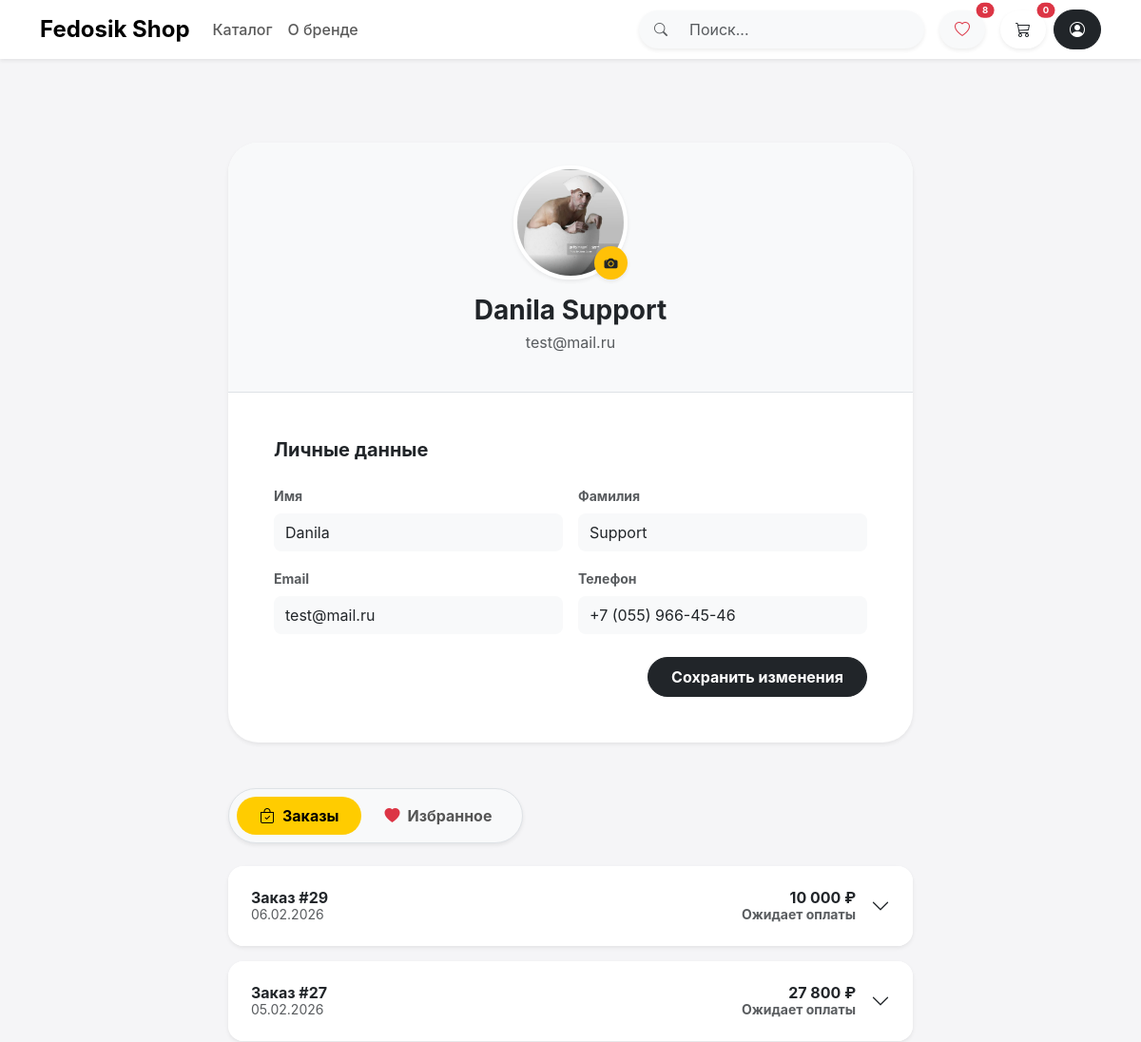
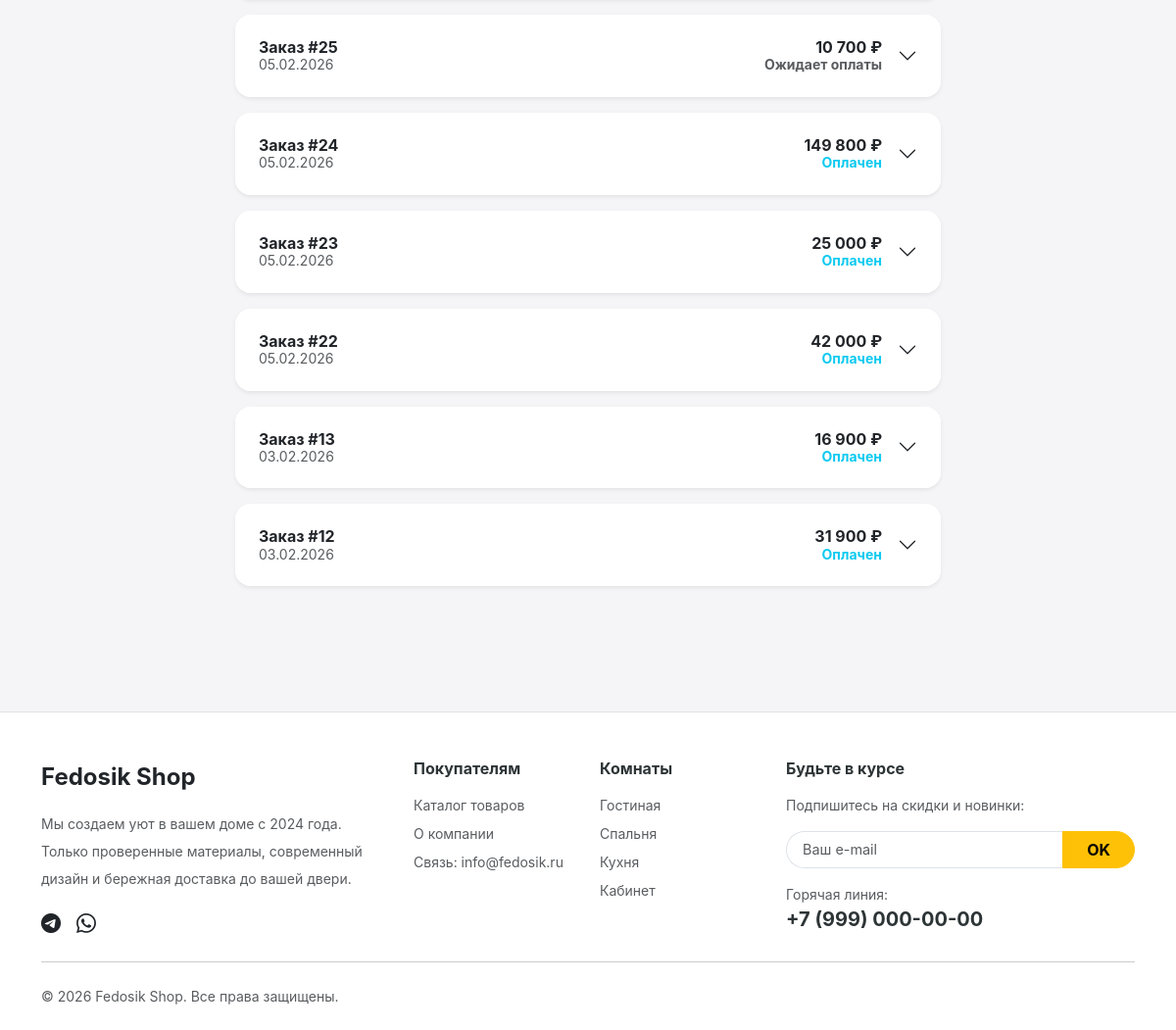
The app's page /profile.php (signed in) with its own data (2 pictures, top to bottom).
### tables this page shows
CREATE TABLE `settings` (
  `key` varchar(50) NOT NULL,
  `value` text,
  `description` varchar(255) DEFAULT NULL
);

CREATE TABLE `users` (
  `id` int NOT NULL,
  `email` varchar(100) NOT NULL,
  `password` varchar(255) NOT NULL,
  `role` enum('user','admin') DEFAULT 'user',
  `created_at` timestamp NULL DEFAULT CURRENT_TIMESTAMP,
  `avatar` varchar(255) DEFAULT NULL,
  `surname` varchar(255) DEFAULT '',
  `phone` varchar(20) DEFAULT '',
  `name` varchar(255) DEFAULT ''
);

CREATE TABLE `orders` (
  `id` int NOT NULL,
  `user_id` int NOT NULL,
  `total_price` decimal(10,2) NOT NULL,
  `address` text,
  `status` enum('new','paid','delivered','cancelled') DEFAULT 'new',
  `created_at` timestamp NULL DEFAULT CURRENT_TIMESTAMP
);

### profile.php (the view, shortened to what this page needs)
<?php
require 'includes/db.php';
$user_id = $_SESSION['user_id'];
require 'includes/header.php';
$stmt = $pdo->prepare("SELECT * FROM users WHERE id = ?");
$stmt->execute([$user_id]);
$user = $stmt->fetch();
function getAvatar($user) {
    if (!empty($user['avatar']) && file_exists('uploads/avatars/' . $user['avatar'])) {
    return '<img src="uploads/avatars/' . htmlspecialchars($user['avatar']) . '"
                 class="w-100 h-100"
                 style="object-fit: cover;"
                 onerror="this.style.display=\'none\'; this.parentElement.innerHTML=\'<div class=\\\'d-flex align-items-center justify-content-center w-100 h-100 text-white fw-bold display-4\\\' style=\\\'background-color: #5865F2;\\\'>?</div>\'">';
    }
    $colors = ['#5865F2', '#EB459E', '#FEE75C', '#57F287', '#ED4245', '#9b59b6', '#3498db', '#1abc9c'];
    $colorIndex = $user['id'] % count($colors);
    $bgColor = $colors[$colorIndex];
    $u_name = !empty($user['name']) ? $user['name'] : ($user['login'] ?? 'U');
    $initial = mb_substr($u_name, 0, 1, "UTF-8");
    return '<div class="d-flex align-items-center justify-content-center w-100 h-100 text-white fw-bold display-4" style="background-color: '.$bgColor.';">'.strtoupper($initial).'</div>';
}
?>
<div class="container py-5">
    <div class="row justify-content-center">
        <div class="col-lg-8">
            <div class="card border-0 shadow-sm rounded-5 overflow-hidden">
                <div class="bg-light p-4 text-center border-bottom">
                    <div class="position-relative d-inline-block mb-3">
                        <div class="rounded-circle overflow-hidden shadow-sm border border-4 border-white position-relative"
                             style="width: 120px; height: 120px;">
                            <?= getAvatar($user) ?>
                        </div>
                        <label for="avatarUpload" class="position-absolute bottom-0 end-0 bg-warning text-dark rounded-circle p-2 shadow-sm"
                               style="cursor: pointer; width: 35px; height: 35px; display: flex; align-items: center; justify-content: center;">
                            <i class="bi bi-camera-fill small"></i>
                        </label>
                    </div>
                    <h3 class="fw-bold mb-1">
                        <?= htmlspecialchars($user['name'] ?? 'Пользователь') ?> <?= htmlspecialchars($user['surname'] ?? '') ?>
                    </h3>
                    <p class="text-muted"><?= htmlspecialchars($user['email']) ?></p>
                </div>
                <div class="card-body p-4 p-md-5">
                    <h5 class="fw-bold mb-4">Личные данные</h5>
                    <form action="" method="POST" enctype="multipart/form-data">
                        <div class="row g-3">
                            <div class="col-md-6">
                                <label class="form-label small fw-bold text-muted">Имя</label>
                                <input type="text" name="name" class="form-control rounded-3 py-2 bg-light border-0"
                                value="<?= htmlspecialchars($user['name'] ?? '') ?>" required>
                            </div>
                            <div class="col-md-6">
                                <label class="form-label small fw-bold text-muted">Фамилия</label>
                                <input type="text" name="surname" class="form-control rounded-3 py-2 bg-light border-0"
                                value="<?= htmlspecialchars($user['surname'] ?? '') ?>">
                            </div>
                            <div class="col-md-6">
                                <label class="form-label small fw-bold text-muted">Email</label>
                                <input type="email" name="email" class="form-control rounded-3 py-2 bg-light border-0"
                                       value="<?= htmlspecialchars($user['email']) ?>" required>
                            </div>
                            <div class="col-md-6">
                                <label class="form-label small fw-bold text-muted">Телефон</label>
                                <input type="tel" id="phoneInput" name="phone" class="form-control rounded-3 py-2 bg-light border-0"
                                       value="<?= htmlspecialchars($user['phone']) ?>" placeholder="+7">
                            </div>
                        </div>
                        <div class="d-flex justify-content-end mt-4">
                            <button type="submit" class="btn btn-dark rounded-pill px-4 py-2 fw-bold">
                                Сохранить изменения
                            </button>
                        </div>
                    </form>
                </div>
            </div>
           <ul class="nav nav-pills mt-5 mb-4 bg-light p-2 rounded-pill d-inline-flex border shadow-sm" id="profileTabs" role="tablist">
                <li class="nav-item">
                    <button class="nav-link active rounded-pill fw-bold px-4" data-bs-toggle="pill" data-bs-target="#tab-orders">
                        <i class="bi bi-bag-check me-2"></i>Заказы
                    </button>
                </li>
                <li class="nav-item">
                    <button class="nav-link rounded-pill fw-bold px-4" data-bs-toggle="pill" data-bs-target="#tab-wishlist">
                        <i class="bi bi-heart-fill me-2 text-danger"></i>Избранное
                    </button>
                </li>
            </ul>
<div class="tab-content">
<div class="tab-pane fade show active" id="tab-orders">
    <?php
    try {
        $stmt = $pdo->prepare("SELECT * FROM orders WHERE user_id = ? ORDER BY created_at DESC");
        $stmt->execute([$user_id]);
        $orders = $stmt->fetchAll();
    } catch (PDOException $e) { $orders = []; }
    ?>
    <?php if (empty($orders)): ?>
        <div class="text-center py-5 bg-white border shadow-sm rounded-4 text-muted">
            <i class="bi bi-bag-x display-4 d-block mb-3 opacity-25"></i>
            <p>У вас пока нет заказов</p>
            <a href="shop.php" class="btn btn-warning rounded-pill px-4 fw-bold">В магазин</a>
        </div>
    <?php else: ?>
        <div class="accordion accordion-flush" id="ordersAccordion">
            <?php foreach($orders as $order):
                $status = $order['status'] ?? 'new';
                $status_map = [
                    'new'        => ['text' => 'Ожидает оплаты', 'color' => 'text-muted',   'icon' => 'bi-clock', 'width' => '10%'],
                    'paid'       => ['text' => 'Оплачен',        'color' => 'text-info',    'icon' => 'bi-check-circle', 'width' => '35%'],
                    'processing' => ['text' => 'Собирается на складе', 'color' => 'text-primary', 'icon' => 'bi-box-seam-fill', 'width' => '65%'],
                    'delivered'  => ['text' => 'Доставлен',      'color' => 'text-success', 'icon' => 'bi-house-heart', 'width' => '100%'],
                    'cancelled'  => ['text' => 'Отменен',        'color' => 'text-danger',  'icon' => 'bi-x-circle', 'width' => '0%']
                ];
                $current = $status_map[$status] ?? $status_map['new'];
            ?>
                <div class="accordion-item border-0 mb-3 shadow-sm rounded-4 overflow-hidden">
                    <h2 class="accordion-header">
                        <button class="accordion-button collapsed p-4" type="button" data-bs-toggle="collapse" data-bs-target="#order-<?= $order['id'] ?>">
                            <div class="d-flex justify-content-between w-100 align-items-center me-3">
                                <div>
                                    <span class="fw-bold text-dark">Заказ #<?= $order['id'] ?></span>
                                    <div class="small text-muted"><?= date('d.m.Y', strtotime($order['created_at'])) ?></div>
                                </div>
                                <div class="text-end">
                                    <div class="fw-bold text-dark"><?= number_format((float)$order['total_price'], 0, '.', ' ') ?> ₽</div>
                                    <div class="small fw-bold <?= $current['color'] ?>">
                                        <?= $current['text'] ?>
                                    </div>
                                </div>
                            </div>
                        </button>
                    </h2>
                </div>
            <?php endforeach; ?>
        </div>
    <?php endif; ?>
</div>
</div>
</div>
</div>
</div>
<?php require 'includes/footer.php'; ?>

### includes/header.php (shortened to what this page needs)
<?php
$cart_count = isset($_SESSION['cart']) ? array_sum($_SESSION['cart']) : 0;
$user_wishlist = [];
if (isset($_SESSION['user_id'])) {
    $stmt = $pdo->prepare("SELECT product_id FROM wishlist WHERE user_id = ?");
    $stmt->execute([$_SESSION['user_id']]);
    $user_wishlist = $stmt->fetchAll(PDO::FETCH_COLUMN);
}
$settings_query = $pdo->query("SELECT * FROM settings")->fetchAll(PDO::FETCH_UNIQUE);
$site_name = $settings_query['site_name']['value'] ?? 'FurnitureShop';
?>
<!DOCTYPE html>
<html lang="ru">
<head>
    <link rel="stylesheet" href="assets/css/bootstrap-icons.min.css">
    <link rel="stylesheet" href="assets/css/bootstrap.min.css">
    <link rel="stylesheet" href="css/style.css">
</head>
<body>
<nav class="navbar navbar-expand-lg navbar-light bg-white shadow-sm sticky-top mb-4 py-2">
  <div class="container">
    <a class="navbar-brand fw-bold fs-4" href="index.php">
        <?= htmlspecialchars($site_name) ?>
    </a>
    <div class="collapse navbar-collapse" id="navbarNav">
      <ul class="navbar-nav me-auto mb-2 mb-lg-0 fw-medium">
        <li class="nav-item"><a class="nav-link" href="shop.php">Каталог</a></li>
        <li class="nav-item"><a class="nav-link" href="about.php">О бренде</a></li>
      </ul>
      <div class="d-flex flex-column flex-lg-row align-items-lg-center gap-2 mt-3 mt-lg-0">
        <div class="search-box-wrapper me-lg-2">
            <div class="search-box position-relative d-none d-lg-block" style="width: 300px;">
                <div class="input-group shadow-sm rounded-pill overflow-hidden bg-light border-0">
                    <span class="input-group-text bg-transparent border-0 ps-3"><i class="bi bi-search text-muted small"></i></span>
                    <input type="text" id="main-search" class="form-control bg-transparent border-0 py-2 shadow-none" placeholder="Поиск..." autocomplete="off">
                </div>
            </div>
        </div>
        <div class="dropdown">
            <button class="btn btn-light rounded-pill border-0 shadow-sm d-none d-lg-block px-3 py-2 position-relative"
                    data-bs-toggle="dropdown" type="button">
                <i class="bi bi-heart text-danger"></i>
                <span class="position-absolute top-0 start-100 translate-middle badge rounded-pill bg-danger wish-badge" style="font-size: 0.6rem;">
                    <?= isset($user_wishlist) ? count($user_wishlist) : 0 ?>
                </span>
            </button>
        </div>
        <div class="dropdown ms-lg-2">
            <button class="btn btn-outline-dark border-0 shadow-sm rounded-pill d-none d-lg-block px-3 py-2 position-relative"
                    data-bs-toggle="dropdown" type="button">
                <i class="bi bi-cart3"></i>
                <span class="position-absolute top-0 start-100 translate-middle badge rounded-pill bg-danger cart-badge" style="font-size: 0.6rem;">
                    <?= $cart_count ?? 0 ?>
                </span>
            </button>
        </div>
        <?php if (isset($_SESSION['user_id'])): ?>
            <div class="dropdown">
                <button class="btn btn-dark rounded-pill w-100 text-start text-lg-center px-3 py-2 dropdown-toggle no-caret" data-bs-toggle="dropdown">
                    <i class="bi bi-person-circle me-2 me-lg-0"></i> <span class="d-lg-none">Профиль</span>
                </button>
            </div>
        <?php else: ?>
            <a href="login.php" class="btn btn-primary rounded-pill px-4 w-100 mt-2 mt-lg-0 fw-bold">Войти</a>
        <?php endif; ?>
      </div>
    </div>
  </div>
</nav>
<main class="container py-3">

### includes/footer.php (shortened to what this page needs)
<?php
$settings_query = $pdo->query("SELECT * FROM settings")->fetchAll(PDO::FETCH_UNIQUE);
$site_name = $settings_query['site_name']['value'] ?? 'FedosikShop';
$phone = $settings_query['contact_phone']['value'] ?? '8 800 000-00-00';
$email = $settings_query['contact_email']['value'] ?? 'info@shop.ru';
?>
</main>
<footer class="bg-white border-top mt-5 pt-5 pb-4">
    <div class="container">
        <div class="row g-4">
            <div class="col-lg-4 col-md-6">
                <a class="navbar-brand fw-bold fs-4 text-dark mb-3 d-block" href="index.php">
                    <?= htmlspecialchars($site_name) ?>
                </a>
                <p class="text-muted small lh-lg">
                    Мы создаем уют в вашем доме с 2024 года. <br>
                    Только проверенные материалы, современный дизайн и бережная доставка до вашей двери.
                </p>
                <div class="d-flex gap-3 mt-3">
                    <a href="#" class="text-dark fs-5"><i class="bi bi-telegram"></i></a>
                    <a href="#" class="text-dark fs-5"><i class="bi bi-whatsapp"></i></a>
                </div>
            </div>
            <div class="col-lg-2 col-md-6 col-6">
                <h6 class="fw-bold mb-3">Покупателям</h6>
                <ul class="list-unstyled small">
                    <li class="mb-2"><a href="shop.php" class="text-muted text-decoration-none">Каталог товаров</a></li>
                    <li class="mb-2"><a href="about.php" class="text-muted text-decoration-none">О компании</a></li>
                    <li class="mb-2"><a href="#" class="text-muted text-decoration-none text-nowrap">Связь: <?= htmlspecialchars($email) ?></a></li>
                </ul>
            </div>
            <div class="col-lg-2 col-md-6 col-6">
                <h6 class="fw-bold mb-3">Комнаты</h6>
                <ul class="list-unstyled small">
                    <li class="mb-2"><a href="shop.php?room=Гостиная" class="text-muted text-decoration-none">Гостиная</a></li>
                    <li class="mb-2"><a href="shop.php?room=Спальня" class="text-muted text-decoration-none">Спальня</a></li>
                    <li class="mb-2"><a href="shop.php?room=Кухня" class="text-muted text-decoration-none">Кухня</a></li>
                    <li class="mb-2"><a href="shop.php?room=Офис" class="text-muted text-decoration-none">Кабинет</a></li>
                </ul>
            </div>
            <div class="col-lg-4 col-md-6">
                <h6 class="fw-bold mb-3">Будьте в курсе</h6>
                <p class="text-muted small mb-3">Подпишитесь на скидки и новинки:</p>
                <div class="input-group mb-3">
                    <input type="text" class="form-control border-end-0 rounded-start-pill ps-3" placeholder="Ваш e-mail" style="font-size: 0.9rem;">
                    <button class="btn btn-warning rounded-end-pill px-4 fw-bold" type="button">OK</button>
                </div>
                <div class="small">
                    <div class="text-muted">Горячая линия:</div>
                    <div class="fw-bold fs-5 text-nowrap">
                        <?= htmlspecialchars($phone) ?>
                    </div>
                </div>
            </div>
        </div>
        <hr class="my-4 opacity-10">
        <div class="row align-items-center">
            <div class="col-md-6 text-center text-md-start">
                <p class="text-muted small mb-0">
                    &copy; <?= date('Y') ?> <?= htmlspecialchars($site_name) ?>. Все права защищены.
                </p>
            </div>
        </div>
    </div>
</footer>
</body>
</html>

### records on screen
settings: value "Fedosik Shop"
users: avatar (picture), name "Danila", surname "Support", email "test@mail.ru", phone "+7 (055) 966-45-46"
orders: id "29", created_at "06.02.2026", total_price "10 000", status "Ожидает оплаты"
orders: id "27", created_at "05.02.2026", total_price "27 800", status "Ожидает оплаты"
orders: id "25", created_at "05.02.2026", total_price "10 700", status "Ожидает оплаты"
orders: id "24", created_at "05.02.2026", total_price "149 800", status "Оплачен"
orders: id "23", created_at "05.02.2026", total_price "25 000", status "Оплачен"
orders: id "22", created_at "05.02.2026", total_price "42 000", status "Оплачен"
orders: id "13", created_at "03.02.2026", total_price "16 900", status "Оплачен"
orders: id "12", created_at "03.02.2026", total_price "31 900", status "Оплачен"
settings: value "info@fedosik.ru"
settings: value "+7 (999) 000-00-00"

### other values on screen
count($user_wishlist) "8"
$cart_count "0"
